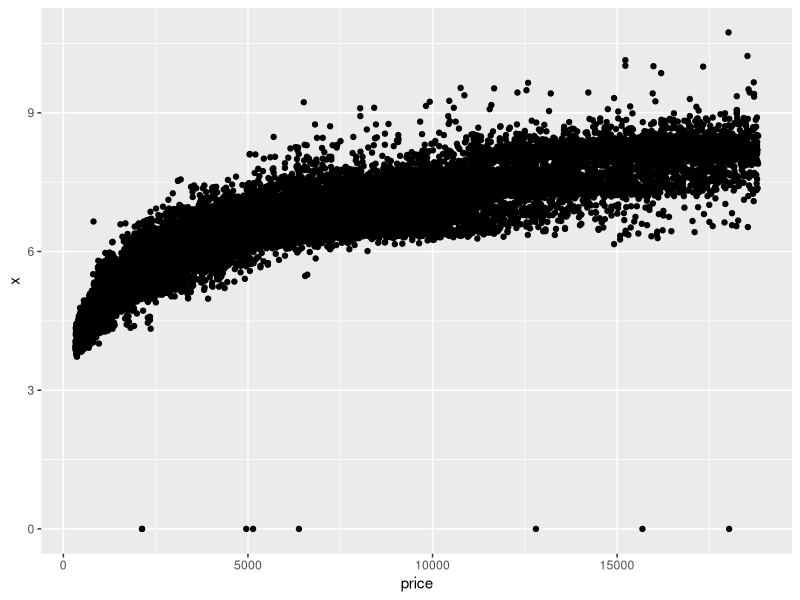
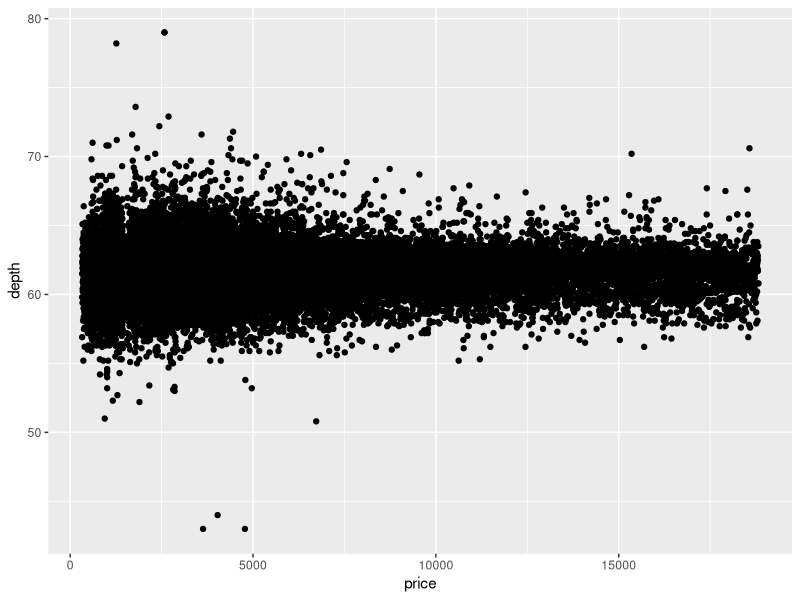
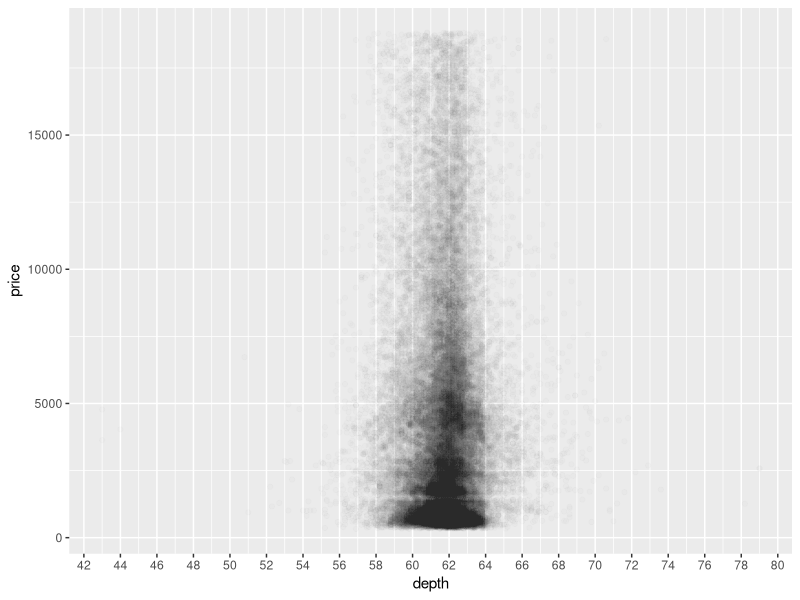
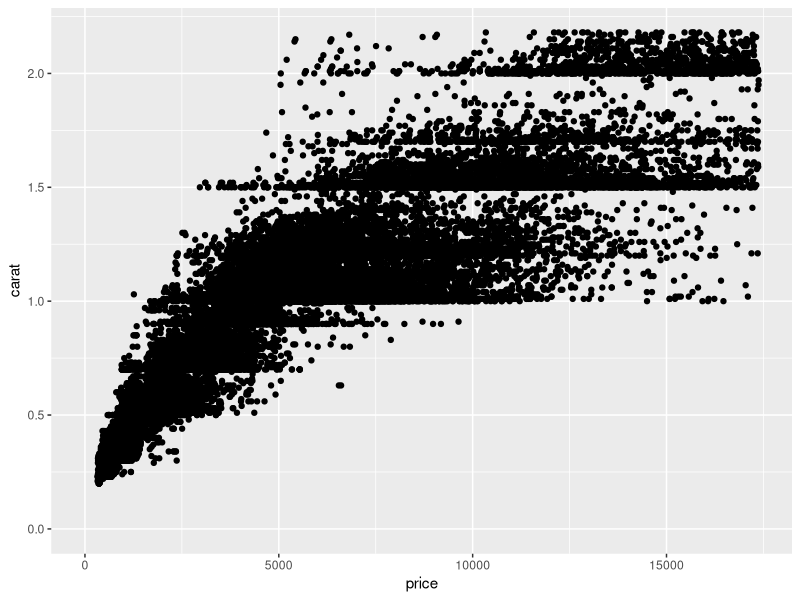

R code for these plots, in order:
library(ggplot2)
data(diamonds)

ggplot(data = diamonds, aes(x = price, y = x)) +
  geom_point()

with(diamonds, cor.test(price, x, method = 'pearson')) # 0.88

with(diamonds, cor.test(price, y, method = 'pearson')) # 0.86

with(diamonds, cor.test(price, z, method = 'pearson')) # 0.86

ggplot(data = diamonds, aes(x = price, y = depth)) +
  geom_point()

ggplot(data = diamonds, aes(x = depth, y = price)) + 
  geom_point(alpha = 1/100) +
  scale_x_continuous(breaks = seq(0, 80, 2))

with(diamonds, cor.test(depth, price, method = 'pearson'))

ggplot(data = diamonds, aes(x = price, y = carat)) +
  geom_point() +
  xlim(0, quantile(diamonds$price, .99)) +
  ylim(0, quantile(diamonds$carat, .99))

